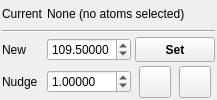
      <widget class="QWidget" name="AngleTab">
       <attribute name="title">
        <string>Angle</string>
       </attribute>
       <layout class="QHBoxLayout" name="horizontalLayout_5">
        <property name="spacing">
         <number>4</number>
        </property>
        <property name="margin">
         <number>2</number>
        </property>
        <item>
         <layout class="QGridLayout" name="gridLayout_2">
          <item row="0" column="0">
           <widget class="QLabel" name="label_4">
            <property name="sizePolicy">
             <sizepolicy hsizetype="Minimum" vsizetype="Preferred">
              <horstretch>0</horstretch>
              <verstretch>0</verstretch>
             </sizepolicy>
            </property>
            <property name="text">
             <string>Current</string>
            </property>
           </widget>
          </item>
          <item row="0" column="1" colspan="2">
           <widget class="QLabel" name="AngleLabel">
            <property name="text">
             <string>None (no atoms selected)</string>
            </property>
           </widget>
          </item>
          <item row="4" column="0">
           <widget class="QLabel" name="label_5">
            <property name="sizePolicy">
             <sizepolicy hsizetype="Minimum" vsizetype="Preferred">
              <horstretch>0</horstretch>
              <verstretch>0</verstretch>
             </sizepolicy>
            </property>
            <property name="text">
             <string>New</string>
            </property>
           </widget>
          </item>
          <item row="1" column="0" colspan="3">
           <widget class="Line" name="line_2">
            <property name="orientation">
             <enum>Qt::Horizontal</enum>
            </property>
           </widget>
          </item>
          <item row="4" column="1">
           <widget class="QDoubleSpinBox" name="NewAngleSpin">
            <property name="sizePolicy">
             <sizepolicy hsizetype="Expanding" vsizetype="Fixed">
              <horstretch>0</horstretch>
              <verstretch>0</verstretch>
             </sizepolicy>
            </property>
            <property name="decimals">
             <number>5</number>
            </property>
            <property name="maximum">
             <double>180.000000000000000</double>
            </property>
            <property name="value">
             <double>109.500000000000000</double>
            </property>
           </widget>
          </item>
          <item row="4" column="2">
           <widget class="QPushButton" name="SetNewAngleButton">
            <property name="minimumSize">
             <size>
              <width>0</width>
              <height>25</height>
             </size>
            </property>
            <property name="font">
             <font>
              <weight>75</weight>
              <bold>true</bold>
             </font>
            </property>
            <property name="text">
             <string>Set</string>
            </property>
            <property name="autoDefault">
             <bool>false</bool>
            </property>
           </widget>
          </item>
          <item row="5" column="0">
           <widget class="QLabel" name="label_6">
            <property name="sizePolicy">
             <sizepolicy hsizetype="Minimum" vsizetype="Preferred">
              <horstretch>0</horstretch>
              <verstretch>0</verstretch>
             </sizepolicy>
            </property>
            <property name="text">
             <string>Nudge</string>
            </property>
           </widget>
          </item>
          <item row="5" column="1">
           <widget class="QDoubleSpinBox" name="NudgeAngleSpin">
            <property name="sizePolicy">
             <sizepolicy hsizetype="Expanding" vsizetype="Fixed">
              <horstretch>0</horstretch>
              <verstretch>0</verstretch>
             </sizepolicy>
            </property>
            <property name="decimals">
             <number>5</number>
            </property>
            <property name="maximum">
             <double>180.000000000000000</double>
            </property>
            <property name="value">
             <double>1.000000000000000</double>
            </property>
           </widget>
          </item>
          <item row="5" column="2">
           <layout class="QHBoxLayout" name="horizontalLayout_3">
            <item>
             <widget class="QPushButton" name="NudgeAngleMinusButton">
              <property name="minimumSize">
               <size>
                <width>32</width>
                <height>32</height>
               </size>
              </property>
              <property name="maximumSize">
               <size>
                <width>32</width>
                <height>32</height>
               </size>
              </property>
              <property name="text">
               <string/>
              </property>
              <property name="icon">
               <iconset resource="icons.qrc">
                <normaloff>:/basic/icons/basic_minus.svg</normaloff>:/basic/icons/basic_minus.svg</iconset>
              </property>
              <property name="iconSize">
               <size>
                <width>16</width>
                <height>16</height>
               </size>
              </property>
              <property name="autoDefault">
               <bool>false</bool>
              </property>
             </widget>
            </item>
            <item>
             <widget class="QPushButton" name="NudgeAnglePlusButton">
              <property name="minimumSize">
               <size>
                <width>32</width>
                <height>32</height>
               </size>
              </property>
              <property name="maximumSize">
               <size>
                <width>32</width>
                <height>32</height>
               </size>
              </property>
              <property name="text">
               <string/>
              </property>
              <property name="icon">
               <iconset resource="icons.qrc">
                <normaloff>:/basic/icons/basic_plus.svg</normaloff>:/basic/icons/basic_plus.svg</iconset>
              </property>
              <property name="iconSize">
               <size>
                <width>16</width>
                <height>16</height>
               </size>
              </property>
              <property name="autoDefault">
               <bool>false</bool>
              </property>
             </widget>
            </item>
           </layout>
          </item>
         </layout>
        </item>
       </layout>
      </widget>
